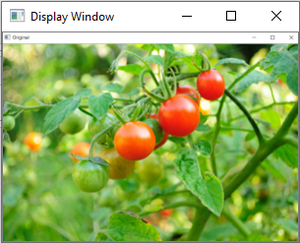
#> input picture opencv/pic23-300x243.png, 300 x 243 px
$ python opencv_grayscale.py
#> lines starting #> are read from the running program, lines starting #| are printed output that depends on the picture
# Python program to explain cv2.imread() method

# importing cv2
import cv2

# path
path = r'pic23-300x243.png'

# Using cv2.imread() method
# Using 0 to read image in grayscale mode
img = cv2.imread(path, cv2.IMREAD_GRAYSCALE)
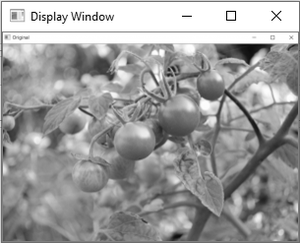
#> img: shape (243, 300); min 0, max 255, mean 156.8

# Displaying the image
cv2.imshow('image', img)
cv2.waitKey(0)
cv2.destroyAllWindows()

$ run again, with opencv/Messi1.webp saved as opencv/pic23-300x243.png
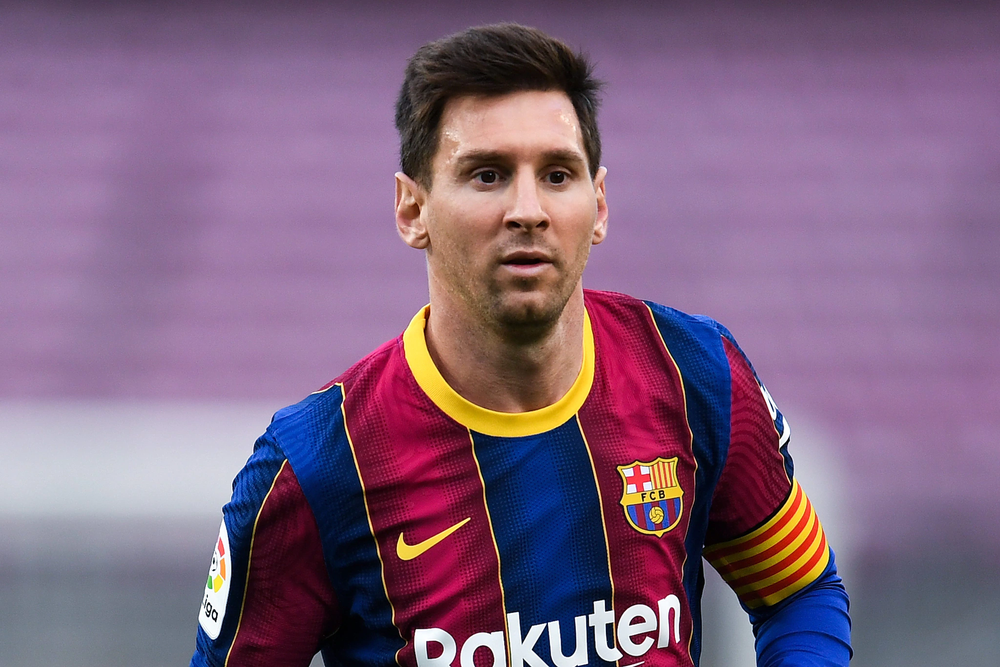
#> input picture opencv/Messi1.webp, 1000 x 667 px, shrunk from 2048 x 1365 before the run
#> `img = cv2.imread(path, cv2.IMREAD_GRAYSCALE)`:
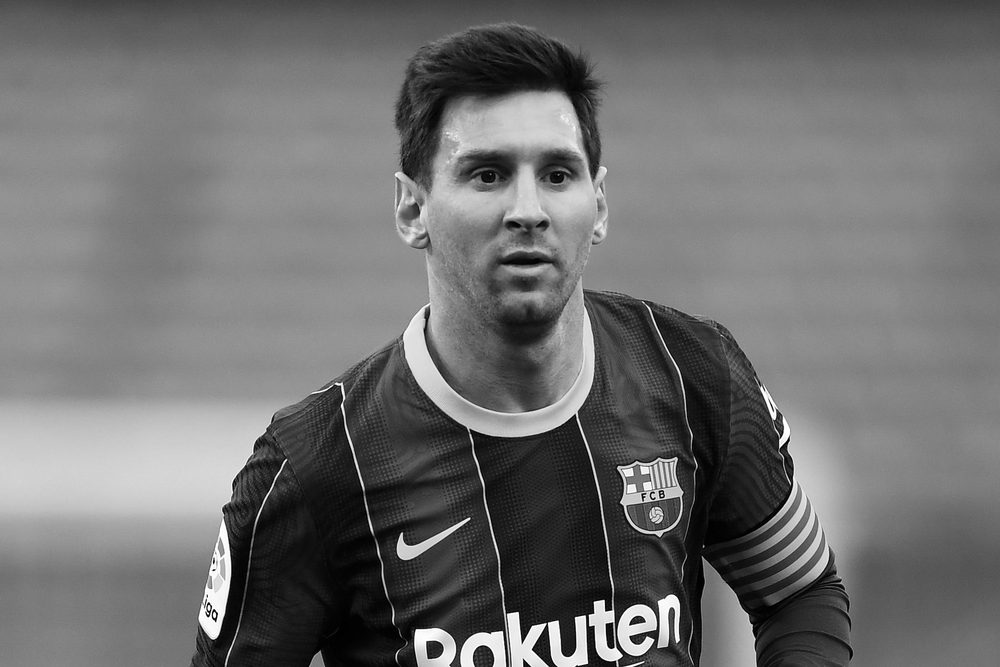
#> img: shape (667, 1000); min 0, max 255, mean 110.9

$ run again, with opencv/elon.webp saved as opencv/pic23-300x243.png
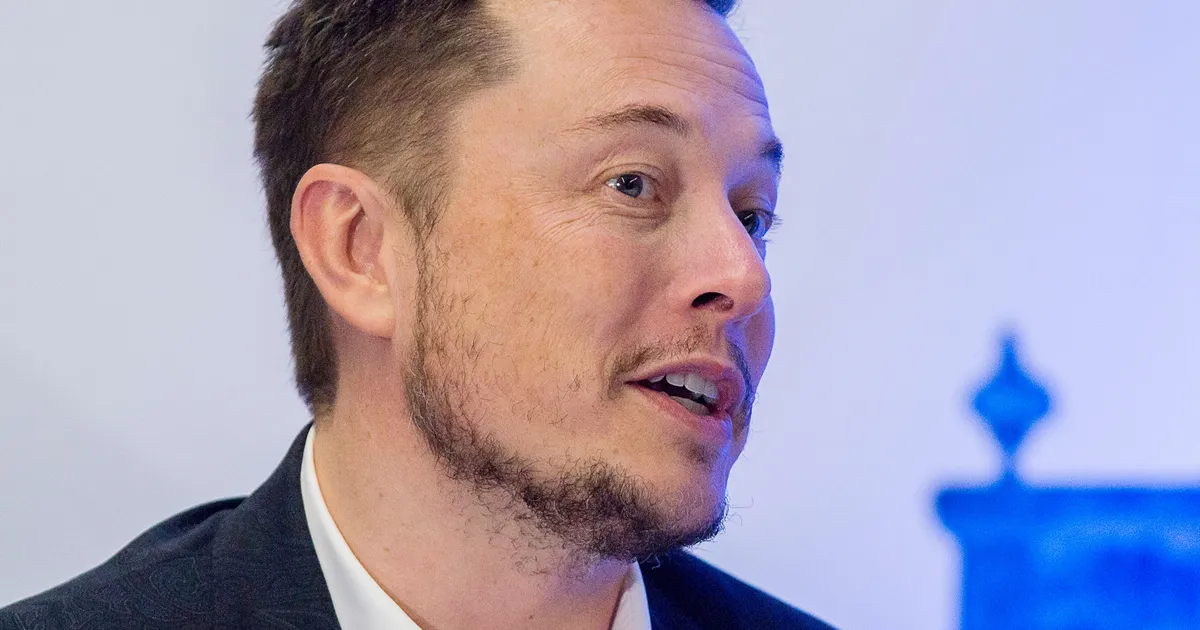
#> input picture opencv/elon.webp, 1200 x 630 px
#> `img = cv2.imread(path, cv2.IMREAD_GRAYSCALE)`:
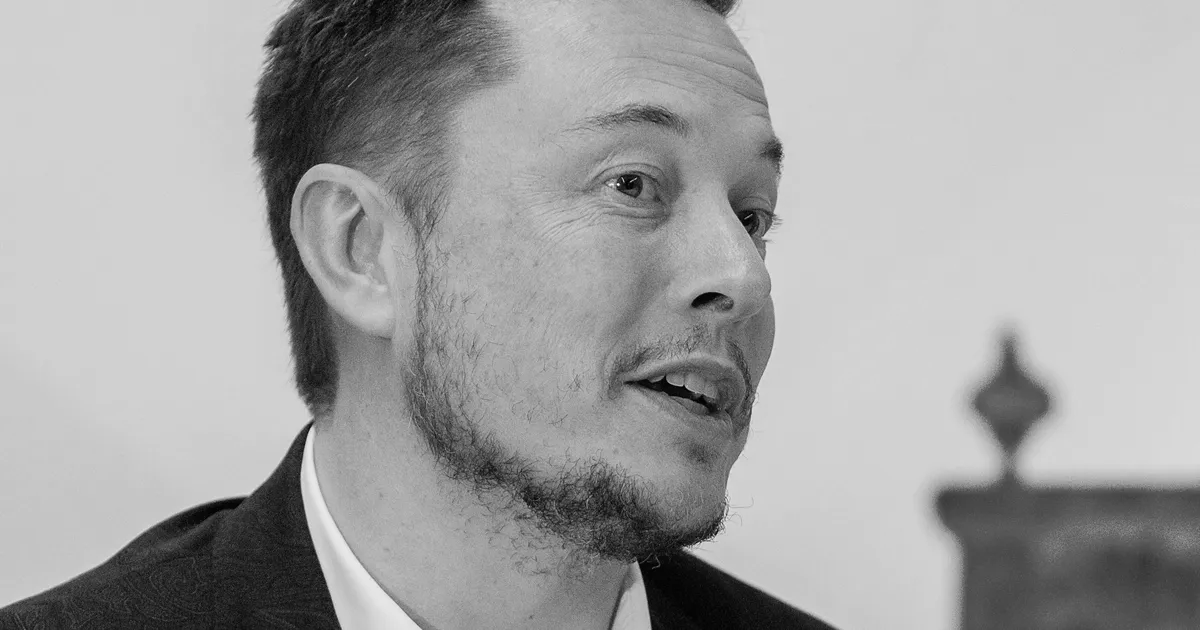
#> img: shape (630, 1200); min 0, max 255, mean 163.8
